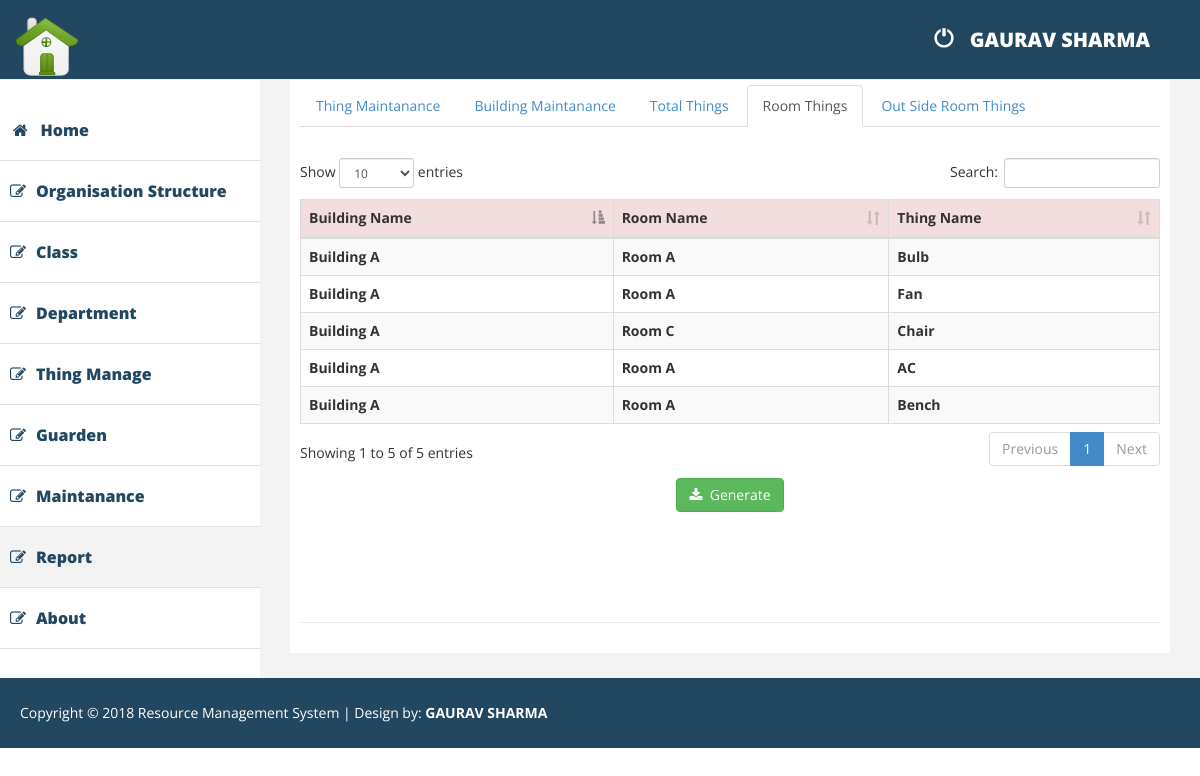
Page /1_Organisation/RoomThingsReport.php (signed in) on the committed database.
### tables this page shows
CREATE TABLE `building` (
  `idbuilding` tinyint(3) unsigned NOT NULL AUTO_INCREMENT,
  `name` varchar(45) NOT NULL,
  `r_status` tinyint(4) NOT NULL DEFAULT '1',
  PRIMARY KEY (`idbuilding`)
);

CREATE TABLE `rooms` (
  `idRooms` tinyint(3) unsigned NOT NULL AUTO_INCREMENT,
  `name` varchar(45) NOT NULL,
  `r_status` tinyint(4) NOT NULL DEFAULT '1',
  `Building_idbuilding` tinyint(3) unsigned NOT NULL,
  PRIMARY KEY (`idRooms`),
  KEY `fk_Rooms_Building1_idx` (`Building_idbuilding`),
  CONSTRAINT `fk_Rooms_Building1` FOREIGN KEY (`Building_idbuilding`) REFERENCES `building` (`idbuilding`) ON DELETE CASCADE ON UPDATE CASCADE
);

CREATE TABLE `things` (
  `idthings` tinyint(3) unsigned NOT NULL AUTO_INCREMENT,
  `name` varchar(45) NOT NULL,
  `r_status` tinyint(4) NOT NULL DEFAULT '1',
  `date` timestamp NOT NULL DEFAULT CURRENT_TIMESTAMP,
  PRIMARY KEY (`idthings`)
);

### config/ClassConnectDB.php (called while the page is built, shortened)
<?php
class ConnectDatabase
{
	var $DB_CONNECTION;
	public function __construct()
	{
		$this->DB_CONNECTION = new mysqli(DB_HOST, DB_HOST_USERNAME, DB_HOST_PASSWORD, DB_DATABASE);
		$this->DB_CONNECTION->set_charset('utf8');
	}
	public function query($sql)
	{
		return $this->DB_CONNECTION->query($sql);
	}
}
$DB_CONN = new ConnectDatabase();
?>

### 1_Organisation/classes/ThingsInRoomDataClass.php (called while the page is built, shortened)
<?php
require_once root . '1_Organisation/classes/RoomDataClass.php';
require_once root . '1_Organisation/classes/ThingDataClass.php';
class ThingsInRoomData
{
	public function __construct($row)
	{
		$this->RoomData_object =  RoomData::getRoomData($row->Rooms_idRooms);
		$this->ThingData_object = ThingData::getThingData($row->Things_idthings);
	}
	public static function getAllThingsInRoomData()
	{
		GLOBAL $DB_CONN;
		$sql = "SELECT * FROM r_distribution";
		$result = $DB_CONN->query($sql);
		$data_array = array();
		while($row = $result->fetch_object())
		{
			$data_array[] = new ThingsInRoomData($row);
		}
		return $data_array;
	}
}
?>

### 1_Organisation/classes/RoomDataClass.php (called while the page is built, shortened)
<?php
require_once root . 'config/ClassConnectDB.php';
require_once root . '1_Organisation/classes/BuildingDataClass.php';
class RoomData
{
	public function __construct($row)
	{
		$this->NAME =  $row->name;
		$this->BuildingData_object = BuildingData::getBuildingData($row->Building_idbuilding);
	}
	public static function getRoomData($idrooms)
	{
		GLOBAL $DB_CONN;
		$sql = "select * from rooms where idRooms = $idrooms";
		$result = $DB_CONN->query($sql);
		if($row = $result->fetch_object())
		{
			return new RoomData($row);
		}
		return null;
	}
}
?>

### 1_Organisation/classes/BuildingDataClass.php (called while the page is built, shortened)
<?php
require_once root . 'config/ClassConnectDB.php';
class BuildingData
{
	private function __construct($obj)
	{
		$this->NAME = $obj->name;
	}
	public static function getBuildingData($idbuilding)
	{
		GLOBAL $DB_CONN;
		$sql = "SELECT * FROM building where idbuilding = $idbuilding";
		$result = $DB_CONN->query($sql);
		if($obj = $result->fetch_object())
		{
			return new BuildingData($obj);
		}
		return null;
	}
}
?>

### 1_Organisation/classes/ThingDataClass.php (called while the page is built, shortened)
<?php
require_once root . 'config/ClassConnectDB.php';
class ThingData
{
	private function __construct($obj)
	{
		$this->NAME	 = $obj->name;
	}
	public static function getThingData($idthings)
	{
		GLOBAL $DB_CONN;
		$sql = "SELECT * from things where idthings=$idthings";
		$result = $DB_CONN->query($sql);
		if($obj = $result->fetch_object())
		{
			return new ThingData($obj);
		}
		return null;
	}
}
?>

### 1_Organisation/RoomThingsReport.php (the view, shortened to what this page needs)
<?php
require_once 'top_nav.php';
require_once root . '1_Organisation/classes/ThingsInRoomDataClass.php';
$ThingsInRoomData_object_array = ThingsInRoomData::getAllThingsInRoomData();
?>
	<div>
		<nav class="navbar-default navbar-side" role="navigation" >
			<div class="sidebar-collapse">
				<ul class="nav" id="main-menu">
					<li>
						<a href="home.php"><i class="fa fa-home fa-fw"></i>Home</a>
					</li>
					<li>
						<a href="Organisation_structure.php"><i class="fa fa-edit "></i>Organisation Structure </a>
					</li>
					<li>
						<a href="Class.php"><i class="fa fa-edit "></i>Class</a>
					</li>
					<li>
                		<a href="Department.php"><i class="fa fa-edit "></i>Department</a>
            		</li>
					<li>
						<a href="Thing.php"><i class="fa fa-edit "></i>Thing Manage </a>
					</li>
					<li>
						<a href="guarden.php"><i class="fa fa-edit "></i>Guarden </a>
					</li>
					<li>
						<a href="Maintanance.php"><i class="fa fa-edit "></i>Maintanance </a>
					</li>
					<li class="active-link">
						<a href="ThingMaintananceReport.php"><i class="fa fa-edit "></i>Report </a>
					</li>
					<li>
						<a href="About.php"><i class="fa fa-edit "></i>About </a>
					</li>
				</ul>
			</div>
		</nav>
	</div>
	<div id="page-wrapper" >
		<div id="page-inner">
			<div class="row">
				<div class="col-md-12">
					<ul class="nav nav-tabs">
						<li class=""><a href ='ThingMaintananceReport.php'>Thing Maintanance</a>
						</li>
						<li><a href ='BuildingMaintananceReport.php'>Building Maintanance</a>
						</li>
						<li><a href ='TotalThingsReport.php'>Total Things</a>
						</li>
						<li class="active"><a href='RoomThingsReport.php'>Room Things</a>
						</li>
						<li class=""><a href='ThingsOutsideRoom.php'>Out Side Room Things</a>
						</li>
					</ul>
					<div class="tab-content" id="tab-content">
						<div class="row">
                			<div class="col-md-12">
                				<?php
                					echo 	"<div class='card'>
                        						<div class='card-header'>
                            						<strong class='card-title'>&nbsp</strong>
                        						</div>
                        						<div class='card-body'>
                          							<table id='bootstrap-data-table' class='table table-striped table-bordered'>
	                          							<thead>
							                              <tr class='danger'>
							                                <th>Building Name</th>
							                                <th>Room Name</th>
							                                <th>Thing Name</th>
							                              </tr>
							                            </thead>
							                            <tbody>";
	                          								foreach ($ThingsInRoomData_object_array as $ThingsInRoomData_object)
	                          								{
	                          									echo "<tr>
										                                <th>".$ThingsInRoomData_object->RoomData_object->BuildingData_object->NAME."</th>
										                                <th>".$ThingsInRoomData_object->RoomData_object->NAME."</th>
										                                <th>".$ThingsInRoomData_object->ThingData_object->NAME."</th>
										                              </tr>";
	                          								}
	                          		echo				"</tbody>
                          							</table>
                          						</div>
                          					</div>";
                				?>
                			</div>
                		</div>
                		<div class='row text-center'>
                			<form method='post' action='PDFReport/RoomThingsReportGenerate.php'>
	                			<button class='btn btn-success' onclick=""><span class='fa fa-download'></span>&nbsp Generate</button>
	                		</form>
                		</div>
					</div>
				</div>
			</div>
			<hr />
		</div>
	</div>
</div>
<?php
	require_once 'footer.php';
?>

### assets/css/custom.css (style rules this page uses)
body { font-family: 'Open Sans', sans-serif; line-height:30px; height:100%; }
#page-wrapper { padding: 15px 15px; min-height: 100%; background:#F3F3F3; }
#page-inner { width:100%; margin:10px 20px 10px 0px; background-color:#fff!important; padding:10px; min-height:100%; }
.sidebar-collapse .nav { padding:0; padding-top:50px; }
.sidebar-collapse > .nav > li > a { padding:15px 10px; color: #214761; font-weight: 900; font-size: 16px; }
.sidebar-collapse > .nav > li { border-bottom:1px solid #e1e1e1; }
.navbar-side { border:none; background-color: #fff; }
.nav > li > a > i { margin-right:10px; }
.active-link { background-color:#f3f3f3; }
@media (min-width:768px) { #page-wrapper { margin: 0 0 0 260px; padding: 15px 30px; min-height: 100%; } }
@media (min-width:768px) { .navbar-side { z-index: 1; position: absolute; width: 260px; } }

### 1_Organisation/css/myCustomPage.css (style rules this page uses)
#tab-content { height : 475px; }

### rows in the picture
building: name "Building A"
rooms: name "Room A"
things: name "Bulb"
things: name "Fan"
rooms: name "Room C"
things: name "Chair"
things: name "AC"
things: name "Bench"

### other values in the picture
$session->getValue('username') "GAURAV SHARMA"
